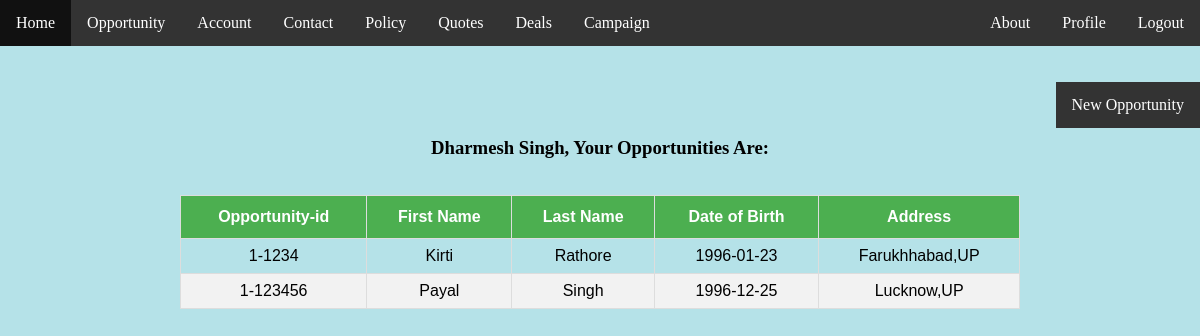
The app's page /opportunity.php (signed in) with its own data.
### tables this page shows
CREATE TABLE `opportunity` (
  `userid` int(11) NOT NULL,
  `opportunityid` varchar(10) NOT NULL,
  `firstname` varchar(15) NOT NULL,
  `lastname` varchar(15) NOT NULL,
  `dob` date NOT NULL,
  `address` varchar(100) NOT NULL
);

### opportunity.php (the view, shortened to what this page needs)
<!doctype html>
    <html>
    <head>
    </head>
    <body>
      <?php
      include("navigationbar.php");
      $result = mysql_query("SELECT * from opportunity where userid=".$_SESSION['userid']);
      ?>
      <br><br>
      <a style="float: right;" href="enteropp.php">New Opportunity</a>
      <br><br>
      <h3 align="center"><?php echo $_SESSION["Name"];?>, Your Opportunities Are: </h3>
      <br>
      <table id="quote" align="center" >
      <thead>
        <tr>
          <th>Opportunity-id</th>
          <th>First Name</th>
          <th>Last Name</th>
          <th>Date of Birth</th>
          <th>Address</th>
        </tr>
      </thead>
      <tbody>
        <?php
          while($row = mysql_fetch_row($result)){
            echo
            "<tr>
              <td>{$row[1]}</td>
              <td>{$row[2]}</td>
              <td>{$row[3]}</td>
              <td>{$row[4]}</td>
              <td>{$row[5]}</td>
            </tr>\n";
          }
        ?>
      </tbody>
    </table>
  </body>
</html>

### navigationbar.php
<!DOCTYPE html>
<html>
<head>
  <link rel="stylesheet" type="text/css" href="css/login.css" />
</head>
<body>
    <ul>
      <li><a href="home.php">Home</a></li>
      <li><a href="opportunity.php">Opportunity</a></li>
      <li><a href="account.php">Account</a></li>
      <li><a href="contact.php">Contact</a></li>
      <li><a href="policy.php">Policy</a></li>
      <li><a href="quotes.php">Quotes</a></li>
      <li><a href="deals.php">Deals</a></li>
      <li><a href="campaign.php">Campaign</a></li>
      <li style="float:right;"><a href="logout.php">Logout</a></li>
      <li style="float:right;"><a href="employee.php">Profile</a></li>
      <li style="float:right;"><a href="about.php">About</a></li>
    </ul>
</body>
</html>

### css/login.css (style rules this page uses)
body { background:#b5e2e8; font-family:Georgia, seri; size:12px; margin:0; padding:0; }
ul { list-style-type: none; margin: 0; padding: 0; overflow: hidden; background-color: #333; }
li { float: left; }
li:last-child { border-right: none; }
li a { display:block; color: white; text-align: center; padding: 14px 16px; text-decoration: none; }

### opportunity.php (style rules this page uses)
#quote { font-family: "Trebuchet MS", Arial, Helvetica, sans-serif; border-collapse: collapse; width: 70%; }
#quote td, #quote th { border: 1px solid #ddd; padding: 8px; text-align: center; }
#quote tr:nth-child(even) { background-color: #f2f2f2; }
#quote th { padding-top: 12px; padding-bottom: 12px; text-align: center; background-color: #4CAF50; color: white; }
a { display: block; color: white; text-align: center; padding: 14px 16px; text-decoration: none; background-color: #333; }

### records on screen
opportunity: opportunityid "1-1234", firstname "Kirti", lastname "Rathore", dob "1996-01-23", address "Farukhhabad,UP"
opportunity: opportunityid "1-123456", firstname "Payal", lastname "Singh", dob "1996-12-25", address "Lucknow,UP"

### other values on screen
$_SESSION["Name"] "Dharmesh Singh"
